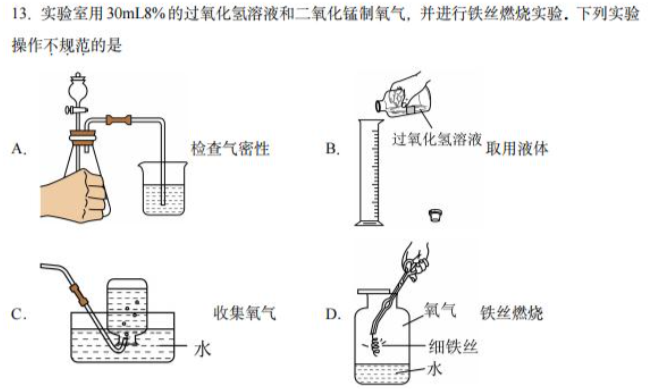
#> input picture jupyter/test/input.png, 648 x 389 px
$ jupyter execute Untitled.ipynb
#> lines starting #> are read from the running program, lines starting #| are printed output that depends on the picture
[cell 1]
import cv2
from matplotlib import pyplot as plt

[cell 2]
img = cv2.imread("input.png")
#> img is the input picture: shape (389, 648, 3); mean B, G, R 243.5, 244.1, 244.4

[cell 3]
plt.figure(figsize=(10, 6))
plt.imshow(img)
plt.title('Image')
plt.axis('off')
plt.show()

[cell 4]
x1, y1 = 355, 239
x2, y2 = 550, 388

[cell 5]
cropped = img[y1:y2, x1:x2]
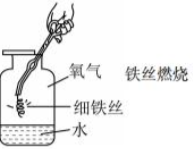
#> cropped: shape (149, 195, 3); mean B, G, R 238.2, 238.2, 238.2

[cell 6]
cropped_rgb = cv2.cvtColor(cropped, cv2.COLOR_BGR2RGB)
plt.figure(figsize=(5, 3))
plt.imshow(cropped_rgb)
plt.title('Cropped Image')
plt.axis('off')
plt.show()

[cell 7]
x1, y1 = 36, 257
x2, y2 = 195, 365
cropped2 = img[y1:y2, x1:x2]
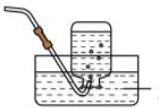
#> cropped2: shape (108, 159, 3); mean B, G, R 228.2, 228.5, 228.8

[cell 8]
cropped_rgb2 = cv2.cvtColor(cropped2, cv2.COLOR_BGR2RGB)
plt.figure(figsize=(5, 3))
plt.imshow(cropped_rgb2)
plt.title('Cropped2 Image')
plt.axis('off')
plt.show()

[cell 9]
x1, y1 = 33, 261
x2, y2 = 279, 372
cropped3 = img[y1:y2, x1:x2]
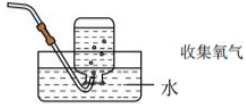
#> cropped3: shape (111, 246, 3); mean B, G, R 235.6, 235.8, 235.9

[cell 10]
cropped_rgb3 = cv2.cvtColor(cropped3, cv2.COLOR_BGR2RGB)
plt.figure(figsize=(5, 3))
plt.imshow(cropped_rgb3)
plt.title('Cropped3 Image')
plt.axis('off')
plt.show()
